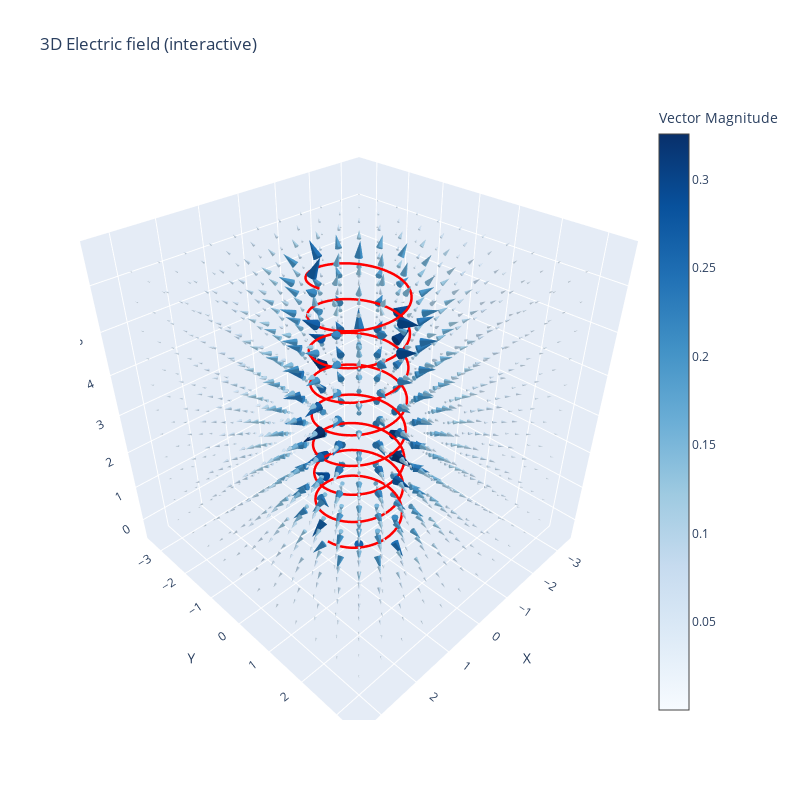

The notebook cell saved with this chart:
### Code cell
# Interactive plot using Plotly
vector_field = Cone(x = x, y = y, z = z, u = E[0], v = E[1], w = E[2],
                    sizemode = "absolute",
                    sizeref = 0.25,
                    colorscale = 'Blues',
                    anchor = 'cm',
                    colorbar = dict(title = "Vector Magnitude"))

wire = Scatter3d(x = xp, y = yp, z = zp,
                 mode = 'lines',
                 line = dict(color = 'red', width = 5),
                 name = 'Charged wire')

fig = Figure(data = [vector_field, wire])
fig.update_layout(title = '3D Electric field (interactive)',
                  scene = dict(xaxis_title = 'X',
                               yaxis_title = 'Y',
                               zaxis_title = 'Z',
                               aspectmode = 'auto'),
                  width = 800,
                  height = 800)

fig.show()

### Figure 1 — Plotly figure (JSON) as saved in the notebook; plotly's stock layout.template omitted (floating-point values rounded to 4 significant figures; data arrays with more than 128 entries replaced by an {"elided": "..."} marker saying what was removed)
{"data": [{"anchor": "cm", "colorbar": {"title": {"text": "Vector Magnitude"}}, "colorscale": [[0, "rgb(247,251,255)"], [0.125, "rgb(222,235,247)"], [0.25, "rgb(198,219,239)"], [0.375, "rgb(158,202,225)"], [0.5, "rgb(107,174,214)"], [0.625, "rgb(66,146,198)"], [0.75, "rgb(33,113,181)"], [0.875, "rgb(8,81,156)"], [1, "rgb(8,48,107)"]], "sizemode": "absolute", "sizeref": 0.25, "type": "cone", "u": {"elided": "1331 float values"}, "v": {"elided": "1331 float values"}, "w": {"elided": "1331 float values"}, "x": {"elided": "1331 float values"}, "y": {"elided": "1331 float values"}, "z": {"elided": "1331 float values"}}, {"line": {"color": "red", "width": 5}, "mode": "lines", "name": "Charged wire", "type": "scatter3d", "x": {"elided": "500 float values"}, "y": {"elided": "500 float values"}, "z": {"elided": "500 float values"}}], "layout": {"height": 800, "scene": {"aspectmode": "auto", "xaxis": {"title": {"text": "X"}}, "yaxis": {"title": {"text": "Y"}}, "zaxis": {"title": {"text": "Z"}}}, "title": {"text": "3D Electric field (interactive)"}, "width": 800}}
